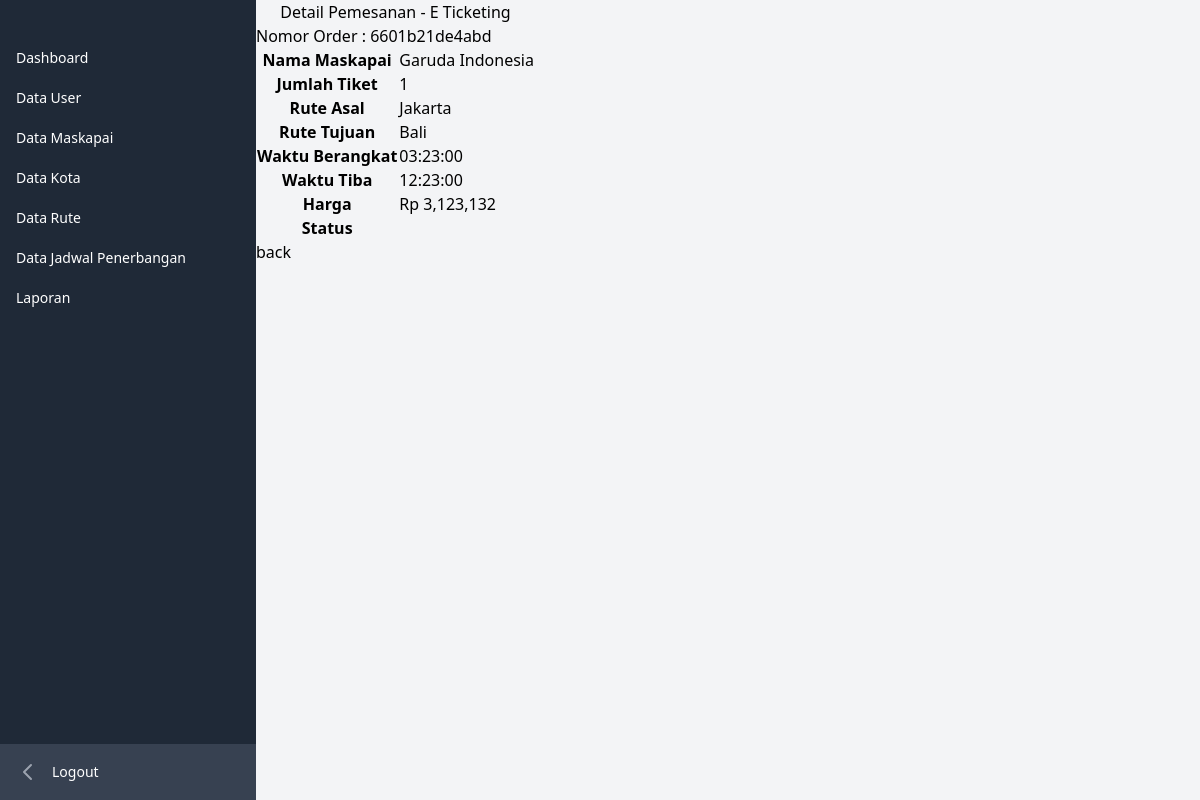
Page /maskapai/order/detail.php?id=6601b21de4abd on the committed database.
### tables this page shows
CREATE TABLE `order_detail` (
  `id_order_detail` int(11) NOT NULL,
  `id_user` int(11) NOT NULL,
  `id_penerbangan` int(11) NOT NULL,
  `id_order` varchar(20) NOT NULL,
  `jumlah_tiket` int(11) NOT NULL,
  `total_harga` int(11) NOT NULL
);

CREATE TABLE `order_tiket` (
  `id_order` varchar(20) NOT NULL,
  `tanggal_transaksi` date NOT NULL,
  `struk` varchar(100) NOT NULL,
  `status` enum('Proses','Berhasil','Gagal') NOT NULL
);

CREATE TABLE `maskapai` (
  `id_maskapai` int(11) NOT NULL,
  `logo_maskapai` text DEFAULT NULL,
  `nama_maskapai` varchar(50) NOT NULL,
  `kapasitas` int(11) NOT NULL
);

CREATE TABLE `rute` (
  `id_rute` int(11) NOT NULL,
  `id_maskapai` int(11) NOT NULL,
  `rute_asal` varchar(100) NOT NULL,
  `rute_tujuan` varchar(100) NOT NULL,
  `tanggal_pergi` date NOT NULL
);

CREATE TABLE `jadwal_penerbangan` (
  `id_jadwal` int(11) NOT NULL,
  `id_rute` int(11) NOT NULL,
  `waktu_berangkat` time NOT NULL,
  `waktu_tiba` time NOT NULL,
  `harga` int(11) NOT NULL,
  `kapasitas_kursi` int(11) NOT NULL
);

### maskapai/order/detail.php (the view, shortened to what this page needs)
<?php
require "functions.php";
$id_order = $_GET['id'];
$detailTiket = mysqli_query($conn, "SELECT * FROM order_detail
INNER JOIN order_tiket ON order_detail.id_order = order_tiket.id_order
INNER JOIN user ON order_detail.id_user = user.id_user
INNER JOIN jadwal_penerbangan ON order_detail.id_penerbangan = jadwal_penerbangan.id_jadwal
INNER JOIN rute ON rute.id_rute = jadwal_penerbangan.id_rute
INNER JOIN maskapai ON maskapai.id_maskapai = rute.id_maskapai
WHERE order_detail.id_order = '$id_order'");
?>
<?php require '../../layouts/sidebar_maskapai.php'; ?>
<div class="list-tiket-pesawat">
    <h1 class="text-center">Detail Pemesanan - E Ticketing</h1>
    <?php foreach ($detailTiket as $data) : ?>
        <h4>Nomor Order : <?= $data["id_order"]; ?></h4>
        <table class="">
            <tr>
                <th>Nama Maskapai</th>
                <td><?= $data["nama_maskapai"]; ?></td>
            </tr>
            <tr>
                <th>Jumlah Tiket</th>
                <td><?= $data["jumlah_tiket"]; ?></td>
            </tr>
            <tr>
                <th>Rute Asal</th>
                <td><?= $data["rute_asal"]; ?></td>
            </tr>
            <tr>
                <th>Rute Tujuan</th>
                <td><?= $data["rute_tujuan"]; ?></td>
            </tr>
            <tr>
                <th>Waktu Berangkat</th>
                <td><?= $data["waktu_berangkat"]; ?></td>
            </tr>
            <tr>
                <th>Waktu Tiba</th>
                <td><?= $data["waktu_tiba"]; ?></td>
            </tr>
            <tr>
                <th>Harga</th>
                <td>Rp <?= number_format($data["harga"]); ?></td>
            </tr>
            <tr>
                <th>Status</th>
            </tr>
        </table>
        <a class="" href="index.php">back</a>
    <?php endforeach; ?>
</div>

### rows in the picture
order_detail: id_order.id_order "6601b21de4abd", maskapai.nama_maskapai "Garuda Indonesia", jumlah_tiket "1", rute.rute_asal "Jakarta", rute.rute_tujuan "Bali", id_penerbangan.waktu_berangkat "03:23:00", id_penerbangan.waktu_tiba "12:23:00", id_penerbangan.harga "3,123,132"
